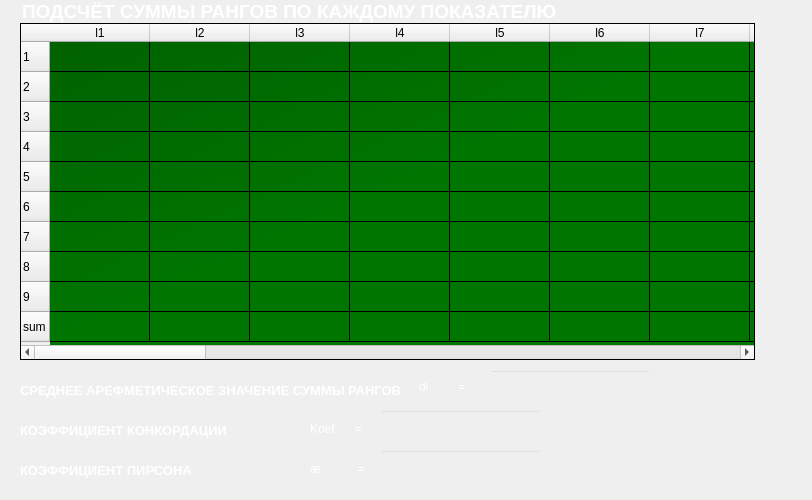
   <widget class="QWidget" name="Ch2_3">
    <widget class="QTableWidget" name="tableWidget_8">
     <property name="geometry">
      <rect>
       <x>20</x>
       <y>23</y>
       <width>735</width>
       <height>337</height>
      </rect>
     </property>
     <property name="styleSheet">
      <string notr="true">QTableWidget
{
background-color: 
qlineargradient(x1: 0, y1: 0, x2: 0.5, y2: 0.5, stop: 0 #006000, stop: 1 #007500);
color:white;
}</string>
     </property>
     <property name="columnCount">
      <number>29</number>
     </property>
     <row>
      <property name="text">
       <string>1</string>
      </property>
     </row>
     <row>
      <property name="text">
       <string>2</string>
      </property>
     </row>
     <row>
      <property name="text">
       <string>3</string>
      </property>
     </row>
     <row>
      <property name="text">
       <string>4</string>
      </property>
     </row>
     <row>
      <property name="text">
       <string>5</string>
      </property>
     </row>
     <row>
      <property name="text">
       <string>6</string>
      </property>
     </row>
     <row>
      <property name="text">
       <string>7</string>
      </property>
     </row>
     <row>
      <property name="text">
       <string>8</string>
      </property>
     </row>
     <row>
      <property name="text">
       <string>9</string>
      </property>
     </row>
     <row>
      <property name="text">
       <string>sum</string>
      </property>
     </row>
     <column>
      <property name="text">
       <string>l1</string>
      </property>
     </column>
     <column>
      <property name="text">
       <string>l2</string>
      </property>
     </column>
     <column>
      <property name="text">
       <string>l3</string>
      </property>
     </column>
     <column>
      <property name="text">
       <string>l4</string>
      </property>
     </column>
     <column>
      <property name="text">
       <string>l5</string>
      </property>
     </column>
     <column>
      <property name="text">
       <string>l6</string>
      </property>
     </column>
     <column>
      <property name="text">
       <string>l7</string>
      </property>
     </column>
     <column>
      <property name="text">
       <string>l8</string>
      </property>
     </column>
     <column>
      <property name="text">
       <string>l9</string>
      </property>
     </column>
     <column>
      <property name="text">
       <string>l10</string>
      </property>
     </column>
     <column>
      <property name="text">
       <string>l11</string>
      </property>
     </column>
     <column>
      <property name="text">
       <string>l12</string>
      </property>
     </column>
     <column>
      <property name="text">
       <string>l13</string>
      </property>
     </column>
     <column>
      <property name="text">
       <string>l14</string>
      </property>
     </column>
     <column>
      <property name="text">
       <string>Новый столбец</string>
      </property>
     </column>
     <column>
      <property name="text">
       <string>l16</string>
      </property>
     </column>
     <column>
      <property name="text">
       <string>l17</string>
      </property>
     </column>
     <column>
      <property name="text">
       <string>l18</string>
      </property>
     </column>
     <column>
      <property name="text">
       <string>l19</string>
      </property>
     </column>
     <column>
      <property name="text">
       <string>l20</string>
      </property>
     </column>
     <column>
      <property name="text">
       <string>l21</string>
      </property>
     </column>
     <column>
      <property name="text">
       <string>l22</string>
      </property>
     </column>
     <column>
      <property name="text">
       <string>l23</string>
      </property>
     </column>
     <column>
      <property name="text">
       <string>l24</string>
      </property>
     </column>
     <column>
      <property name="text">
       <string>l25</string>
      </property>
     </column>
     <column>
      <property name="text">
       <string>l26</string>
      </property>
     </column>
     <column>
      <property name="text">
       <string>l27</string>
      </property>
     </column>
     <column>
      <property name="text">
       <string>l28</string>
      </property>
     </column>
     <column>
      <property name="text">
       <string>l29</string>
      </property>
     </column>
    </widget>
    <widget class="QLabel" name="label_10">
     <property name="geometry">
      <rect>
       <x>22</x>
       <y>-9</y>
       <width>781</width>
       <height>41</height>
      </rect>
     </property>
     <property name="styleSheet">
      <string notr="true">QLabel
{
color: white;
}</string>
     </property>
     <property name="text">
      <string>&lt;html&gt;&lt;head/&gt;&lt;body&gt;&lt;p&gt;&lt;span style=&quot; font-size:14pt; font-weight:600;&quot;&gt;ПОДСЧЁТ СУММЫ РАНГОВ ПО КАЖДОМУ ПОКАЗАТЕЛЮ&lt;/span&gt;&lt;/p&gt;&lt;/body&gt;&lt;/html&gt;</string>
     </property>
    </widget>
    <widget class="QLabel" name="label_21">
     <property name="geometry">
      <rect>
       <x>20</x>
       <y>370</y>
       <width>391</width>
       <height>41</height>
      </rect>
     </property>
     <property name="styleSheet">
      <string notr="true">QLabel
{
color: white;
}</string>
     </property>
     <property name="text">
      <string>&lt;html&gt;&lt;head/&gt;&lt;body&gt;&lt;p&gt;&lt;span style=&quot; font-size:10pt; font-weight:600;&quot;&gt;СРЕДНЕЕ АРЕФМЕТИЧЕСКОЕ ЗНАЧЕНИЕ СУММЫ РАНГОВ&lt;/span&gt;&lt;/p&gt;&lt;/body&gt;&lt;/html&gt;</string>
     </property>
    </widget>
    <widget class="QLabel" name="label_22">
     <property name="geometry">
      <rect>
       <x>20</x>
       <y>410</y>
       <width>221</width>
       <height>41</height>
      </rect>
     </property>
     <property name="styleSheet">
      <string notr="true">QLabel
{
color: white;
}</string>
     </property>
     <property name="text">
      <string>&lt;html&gt;&lt;head/&gt;&lt;body&gt;&lt;p&gt;&lt;span style=&quot; font-size:10pt; font-weight:600;&quot;&gt;КОЭФФИЦИЕНТ КОНКОРДАЦИИ&lt;/span&gt;&lt;/p&gt;&lt;/body&gt;&lt;/html&gt;</string>
     </property>
    </widget>
    <widget class="QLineEdit" name="Kk">
     <property name="geometry">
      <rect>
       <x>380</x>
       <y>410</y>
       <width>161</width>
       <height>31</height>
      </rect>
     </property>
     <property name="styleSheet">
      <string notr="true">QLineEdit
{
background: rgb(0,0,0,0);
color: white;
}</string>
     </property>
     <property name="text">
      <string/>
     </property>
    </widget>
    <widget class="QLabel" name="P_75">
     <property name="geometry">
      <rect>
       <x>310</x>
       <y>420</y>
       <width>67</width>
       <height>17</height>
      </rect>
     </property>
     <property name="styleSheet">
      <string notr="true">QLabel
{
color: white
}</string>
     </property>
     <property name="text">
      <string>Koef      =</string>
     </property>
    </widget>
    <widget class="QLineEdit" name="di">
     <property name="geometry">
      <rect>
       <x>490</x>
       <y>370</y>
       <width>161</width>
       <height>31</height>
      </rect>
     </property>
     <property name="styleSheet">
      <string notr="true">QLineEdit
{
background: rgb(0,0,0,0);
color: white;
}</string>
     </property>
     <property name="text">
      <string/>
     </property>
    </widget>
    <widget class="QLabel" name="P_69">
     <property name="geometry">
      <rect>
       <x>419</x>
       <y>378</y>
       <width>67</width>
       <height>17</height>
      </rect>
     </property>
     <property name="styleSheet">
      <string notr="true">QLabel
{
color: white
}</string>
     </property>
     <property name="text">
      <string>di         =</string>
     </property>
    </widget>
    <widget class="QLabel" name="P_76">
     <property name="geometry">
      <rect>
       <x>310</x>
       <y>460</y>
       <width>67</width>
       <height>17</height>
      </rect>
     </property>
     <property name="styleSheet">
      <string notr="true">QLabel
{
color: white
}</string>
     </property>
     <property name="text">
      <string>æ           =</string>
     </property>
    </widget>
    <widget class="QLabel" name="label_32">
     <property name="geometry">
      <rect>
       <x>20</x>
       <y>450</y>
       <width>221</width>
       <height>41</height>
      </rect>
     </property>
     <property name="styleSheet">
      <string notr="true">QLabel
{
color: white;
}</string>
     </property>
     <property name="text">
      <string>&lt;html&gt;&lt;head/&gt;&lt;body&gt;&lt;p&gt;&lt;span style=&quot; font-size:10pt; font-weight:600;&quot;&gt;КОЭФФИЦИЕНТ ПИРСОНА&lt;/span&gt;&lt;/p&gt;&lt;/body&gt;&lt;/html&gt;</string>
     </property>
    </widget>
    <widget class="QLineEdit" name="hi">
     <property name="geometry">
      <rect>
       <x>380</x>
       <y>450</y>
       <width>161</width>
       <height>31</height>
      </rect>
     </property>
     <property name="styleSheet">
      <string notr="true">QLineEdit
{
background: rgb(0,0,0,0);
color: white;
}</string>
     </property>
     <property name="text">
      <string/>
     </property>
    </widget>
   </widget>
